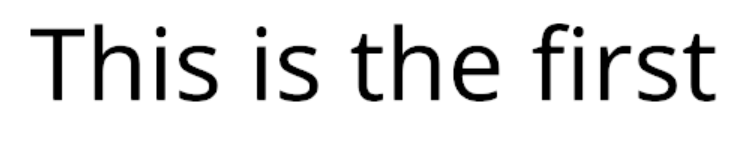
#> input picture OCR-ML/local-run/img1.PNG, 749 x 143 px, found by its file name
$ python test.py
#> lines starting #> are read from the running program, lines starting #| are printed output that depends on the picture; after the words box and inside, x2 and y2 are one past the last pixel; in counts of white or black regions, pixels touching at a corner belong together
import pytesseract
import cv2
pytesseract.pytesseract.tesseract_cmd= r'C:\Users\User\AppData\Local\tesseract.exe'

# Grayscale, Gaussian blur, Otsu's threshold
image = cv2.imread('img1.png')
#> image is the input picture: shape (143, 749, 3); min 0, max 255, mean 226.8
gray = cv2.cvtColor(image, cv2.COLOR_BGR2GRAY)
blur = cv2.GaussianBlur(gray, (3,3), 0)
thresh = cv2.threshold(blur, 0, 255, cv2.THRESH_BINARY_INV + cv2.THRESH_OTSU)[1]
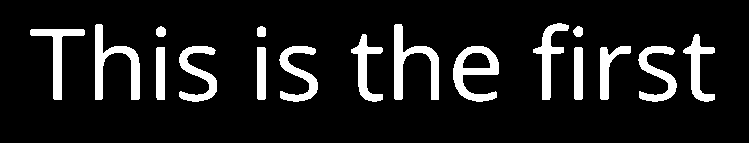
#> thresh: shape (143, 749); 11.5% white; 17 white regions, largest, box (x1, y1, x2, y2) and area: (394, 24, 439, 100) 1288, (95, 24, 140, 100) 1256, (453, 46, 499, 102) 1203

# Morph open to remove noise and invert image
kernel = cv2.getStructuringElement(cv2.MORPH_RECT, (3,3))
opening = cv2.morphologyEx(thresh, cv2.MORPH_OPEN, kernel, iterations=1)
#> opening: shape (143, 749); 11.5% white; 17 white regions, largest, box (x1, y1, x2, y2) and area: (394, 24, 439, 100) 1288, (95, 24, 140, 100) 1256, (453, 46, 499, 102) 1202
invert = 255 - opening

# Perform text extraction
#> (the run stopped early here; a loop or call above may not have finished)
